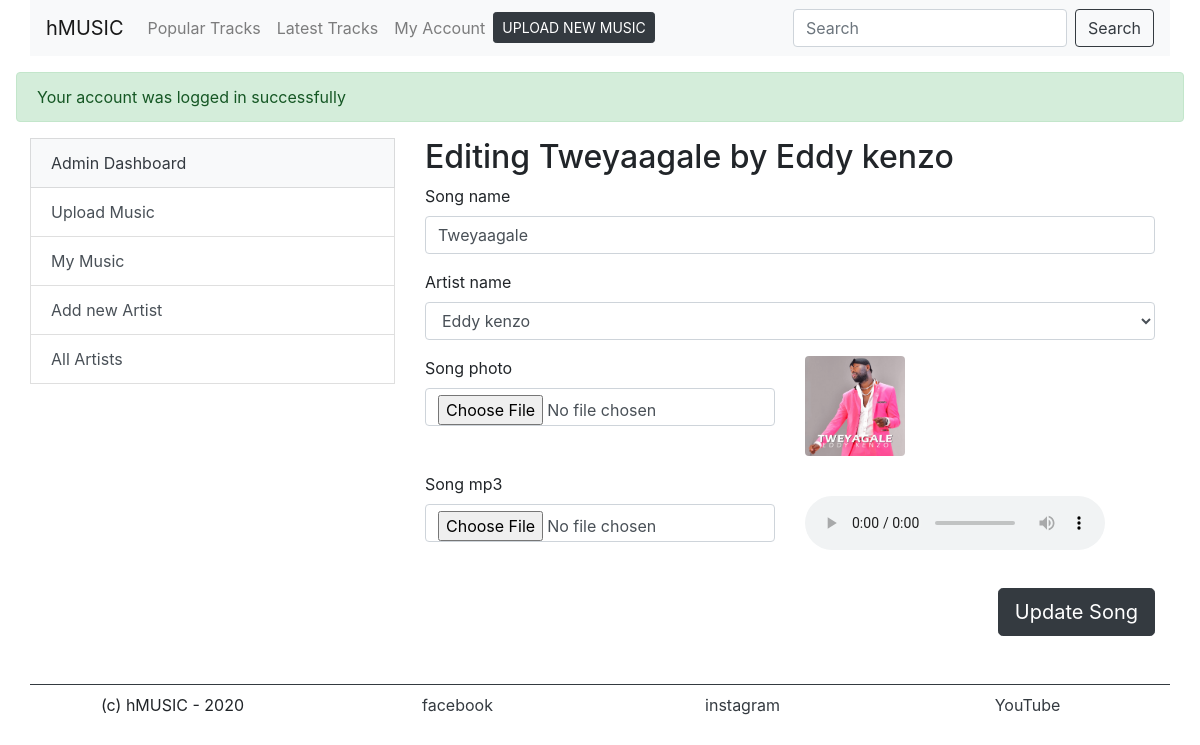
Screenshot of /admin_edit_song.php?song_id=12 (signed in) with the database file from the repository.
### tables this page shows
CREATE TABLE `artist` (
  `artist_id` int(11) NOT NULL,
  `artist_name` varchar(45) DEFAULT NULL,
  `artist_biography` text DEFAULT NULL,
  `artist_details` varchar(45) DEFAULT NULL,
  `artist_photo` text NOT NULL
);

CREATE TABLE `songs` (
  `song_id` int(11) NOT NULL,
  `song_mp3` text DEFAULT NULL,
  `song_photo` text DEFAULT NULL,
  `song_date` text DEFAULT NULL,
  `aritst_id` varchar(35) DEFAULT NULL,
  `song_name` varchar(225) NOT NULL
);

### files/functions.php (called while the page is built, shortened)
<?php
function get_top_song_by_song_id($conn,$song_id){
	$sql = "SELECT * FROM artist,songs
			WHERE
				songs.aritst_id = artist.artist_id AND
				song_id = {$song_id}
			ORDER BY artist_name ASC";
 	$res = $conn->query($sql);
 	$song = $res->fetch_assoc();
	$song['view_count'] = get_song_views($conn,$song_id);
	$song['download_count'] = get_song_downloads($conn,$song_id);
 	return $song;
}
function get_song_downloads($conn,$song_id){
	$sql = "SELECT count(download_id) AS download  FROM downloads WHERE song_id = {$song_id}";
 	$res = $conn->query($sql);
  	$data = $res->fetch_assoc();
  	return $data['download'];
}
function get_song_views($conn,$song_id){
	$sql = "SELECT count(view_id) AS view_count  FROM views WHERE song_id = {$song_id}";
 	$res = $conn->query($sql);
  	$data = $res->fetch_assoc();
  	return $data['view_count'];
}
function get_all_artists($conn){
	$sql = "SELECT * FROM artist ORDER BY artist_name ASC";
 	$res = $conn->query($sql);
 	$artists = array();
  	while ($data = $res->fetch_assoc()) {
  		array_push($artists, $data);
 	}
 	return $artists;
}

### admin_edit_song.php (the view, shortened to what this page needs)
<?php
	include 'files/functions.php';
	$artists = get_all_artists($conn);
	$song_id = $_GET['song_id'];
	$song =  get_top_song_by_song_id($conn,$song_id);
?>
<?php require_once("files/header.php"); ?>
<div class="container">
	<div class="row pl-0">
		<?php include 'files/admin_side_bar.php'; ?>
		<div class="col-md-8">
			<h2>Editing  <?php echo($song['song_name']); ?> by <?php echo($song['artist_name']); ?> </h2>
			<form method="post" action="admin_edit_song.php" enctype="multipart/form-data">
			  <div class="form-group">
			    <label for="song_name">Song name</label>
			    <input type="text" name="song_name" value="<?php echo($song['song_name']); ?>" class="form-control" id="song_name"  placeholder="Enter song name">
			  </div>
			  <div class="form-group">
			    <label for="aritst_id">Artist name</label>
			    <select name="aritst_id" required="" class="form-control">
			    	<?php foreach ($artists as $key => $a): ?>
			    		<?php if($a['artist_id'] == $song['artist_id']){ ?>
			    			<option selected="" value="<?php echo($a['artist_id']); ?>"><?php echo($a['artist_name']); ?></option>
			    		<?php }else{ ?>
			    			<option value="<?php echo($a['artist_id']); ?>"><?php echo($a['artist_name']); ?></option>
			    		<?php } ?>
			    	<?php endforeach ?>
			    </select>
			  </div>
 			  <div class="form-group">
			   <div class="row">
			   		<div class="col-md-6">
			   			<label for="song_photo">Song photo</label>
					    <input type="file"  name="song_photo" class="form-control" id="song_photo">
			   		</div>
			   		<div class="col-md-6">
			   			<img class="rounded" width="100" src="uploads/<?php echo($song['song_photo']); ?>" alt="">
			   		</div>
			   </div>
			  </div>
 			  <div class="form-group">
			   <div class="row">
			   		<div class="col-md-6">
					    <label for="song_mp3">Song mp3</label>
					    <input type="file" accept=".mp3" name="song_mp3" class="form-control" id="song_mp3">
			   		</div>
			   		<div class="col-md-6">
			   			<br>
					    <audio controls>
							  <source src="horse.ogg" type="audio/ogg">
							  <source src="uploads/<?php echo $song['song_mp3']; ?>" type="audio/mpeg">
						</audio>
			   		</div>
			   </div>
			  </div>
			  <button type="submit" class="float-right mt-md-3 btn btn-lg btn-dark">Update Song</button>
			</form>
		</div>
	</div>
</div>
<?php require_once("files/footer.php"); ?>

### rows the page displays
artist: songs.song_name "Tweyaagale", artist_name "Eddy kenzo", song_name "Tweyaagale", songs.song_photo (placeholder picture)

### other values shown
$_SESSION['message']['body'] "Your account was logged in successfully"
form field aritst_id "Eddy kenzo"
